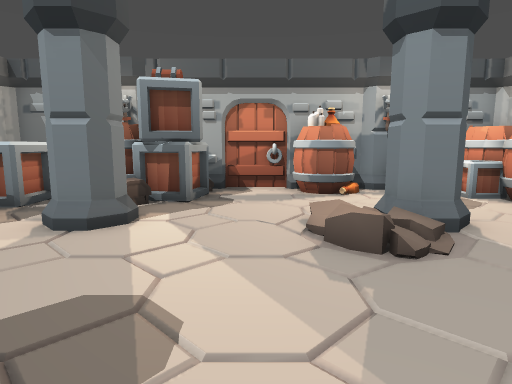
[1] (above)

15 first-person views from a walk through a 3-D level made in the Godot game engine. The camera is 1.4 m above the floor, tilts 8° down and sees 75° across. The floor is counted in squares, 1 m on a side. Each view is taken from the middle of a square. On the plan, view 1 faces up. The plan holds only what a view shows up to about 15 squares ahead; the rest is blank. Flat picture figures and markers are not drawn.

[2]
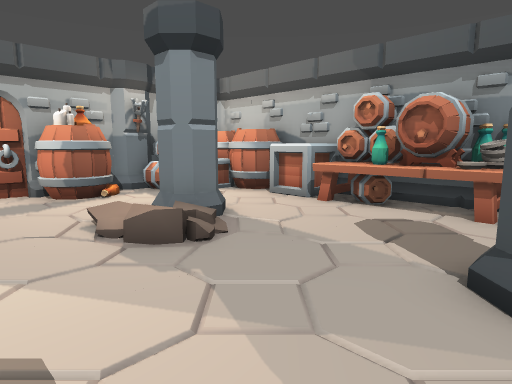

[3]
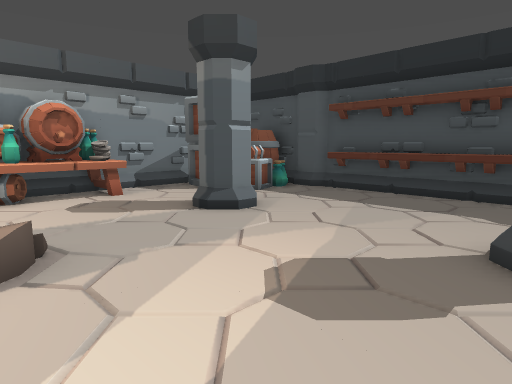

[4]
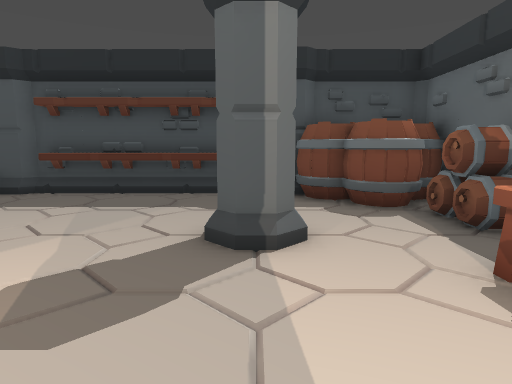

[5]
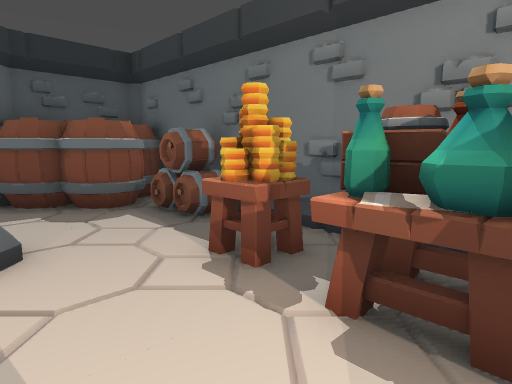

[6]
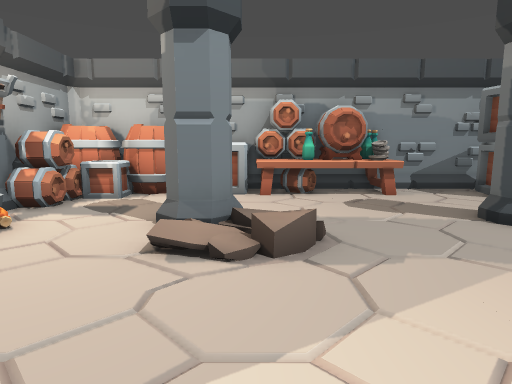

[7]
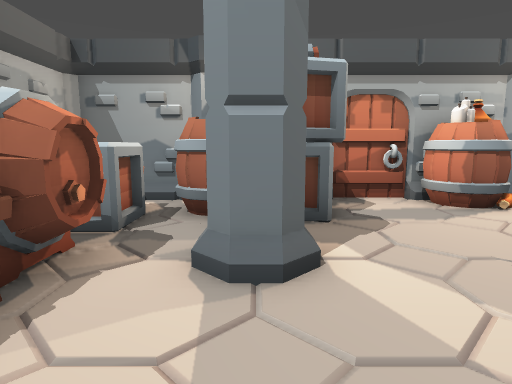

[8]
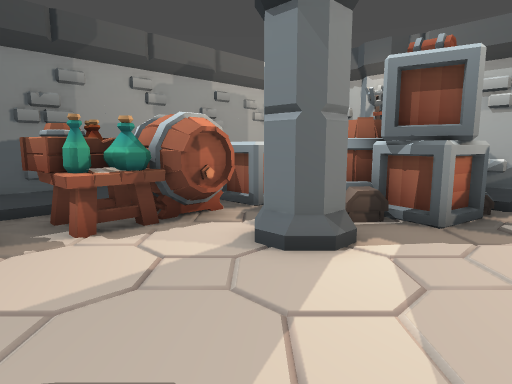

[9]
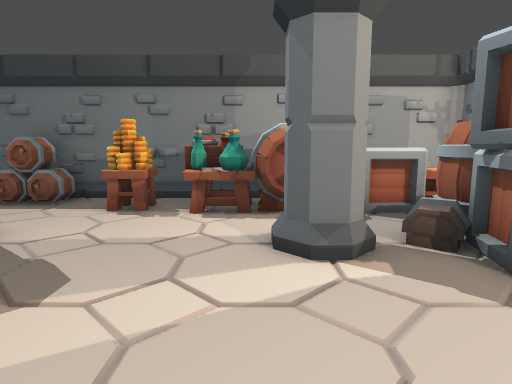

[10]
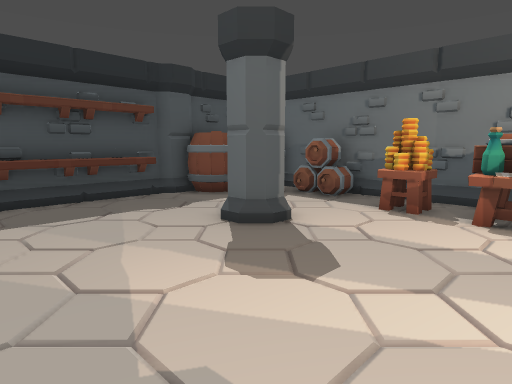

[11]
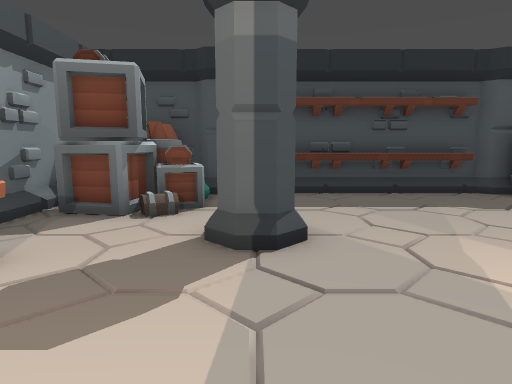

[12]
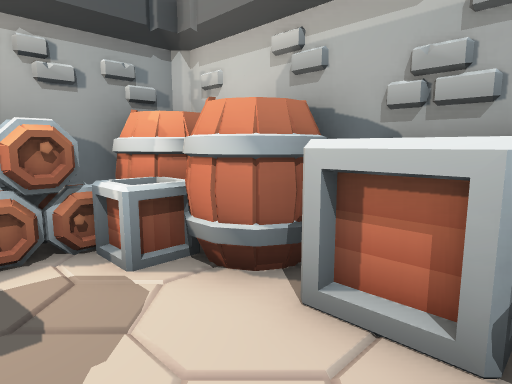

[13]
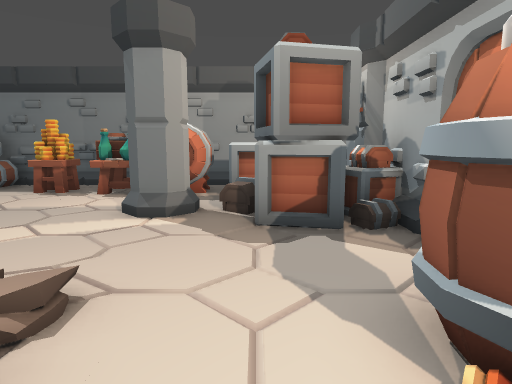

[14]
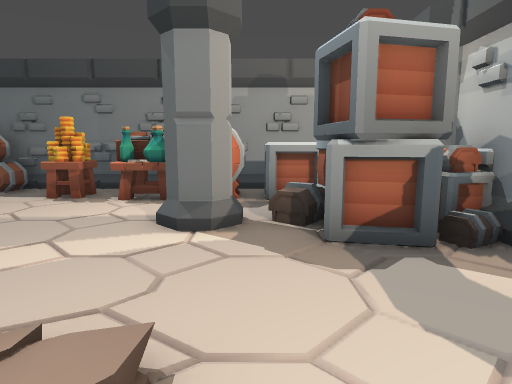

[15]
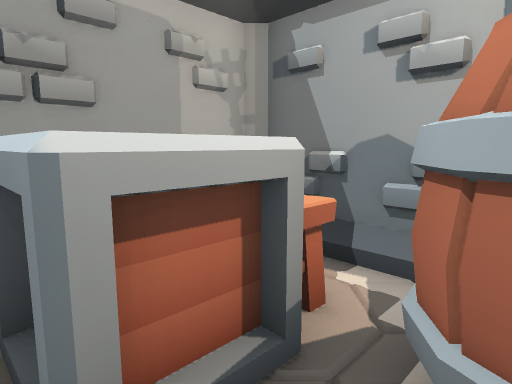

### Floor plan
Key: @ floor where view 1 was taken; # wall or solid block; x gap in a wall; . floor; / step, stairs or slope; ^ raised ledge; B barrel; P pillar; T table; S shelf.
Columns run from 8 left of view 1 to 8 right of it. Each row starts with its distance up from view 1.
 11 ##### ##########
 10 # ..# #..BBBBBBB
  9 # T.###...B...#B#
  8 #x^.###.......BB#
  7 #..............##
  6 ####.P...//P..#^#
  5   ##.....///..TT#
  4  ###....../...TT#
  3 ###...........TT#
  2 #.T...........TT#
  1 #.............TT#
  0 #B...P..@..P....#
 -1 #B..............#
 -2 #BB..........####
 -3 #BBB.........##
 -4 #BBBBSSSSSSS.#
 -5     ##########

Positions as (right, up) in squares from view 1, and headings:
1: (0, 0), facing up
2: (-1, 0), facing up-right
3: (-3, 5), facing down-right
4: (-3, 5), facing down
5: (-3, 5), facing down-left
6: (-3, 5), facing right
7: (-3, 2), facing up
8: (0, 2), facing up-left
9: (2, 5), facing left
10: (2, 5), facing down-left
11: (3, 5), facing down
12: (4, 5), facing up-right
13: (4, 8), facing left
14: (3, 7), facing left
15: (-4, 7), facing up-left
